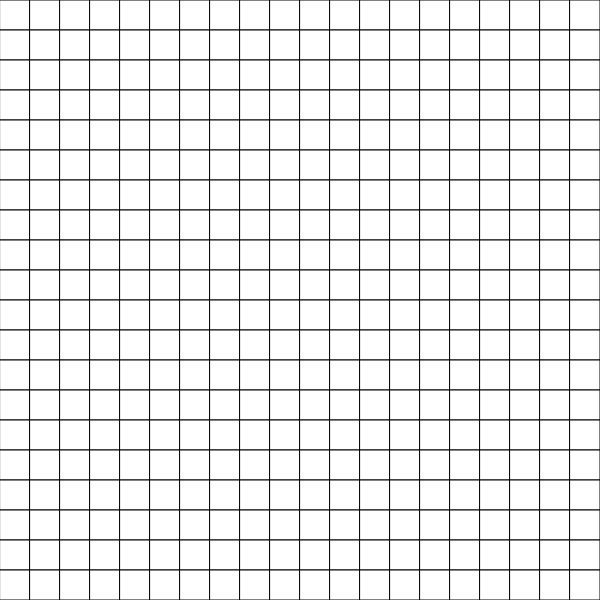
Frame 1 (no input)
Frame 60 (no input): identical to frame 1, image omitted
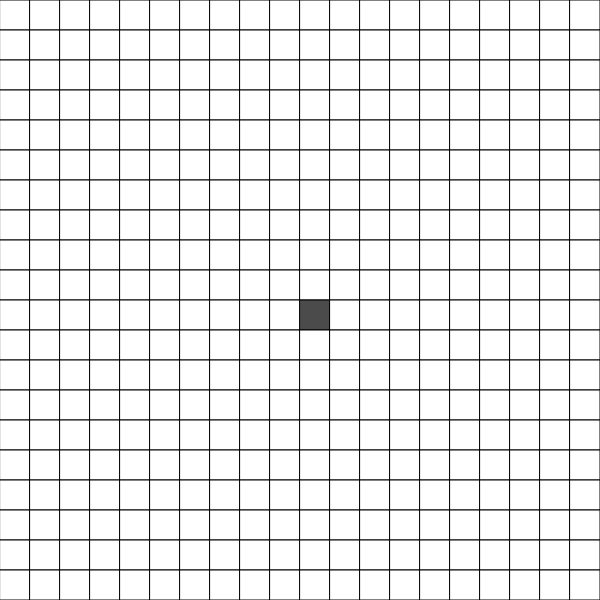
Frame 120 (the mouse pressed at the canvas centre since frame 60)

The p5.js sketch that drew these frames (run headless with seeded random() and noise() and a simulated clock; from frame 60 on, the mouse is pressed at the canvas centre):

// p5.js sketch
// ── sketch.js
let rows;
let cols;
let grid = [];
let cellSize = 30;
let solveButton;
let resetButton;

function setup() {
  createCanvas(600, 600);
  rows = floor(height / cellSize);
  cols = floor(width / cellSize);
  for (let i = 0; i < rows; i++) {
    for (let j = 0; j < cols; j++) {
      grid.splice(index(i, j), 0, new Cell(i, j));
    }
  }
  solveButton = createButton("draw path");
  solveButton.position(20, height + 40);
  solveButton.mousePressed(solveMaze);

  resetButton = createButton("clear grid");
  resetButton.position(120, height + 40);
  resetButton.mousePressed(reset);
}

function draw() {
  background(51);
  for (let cell of grid) {
    cell.show();
  }
  //xxxxxxxxxxxxxxGENERATE MAZExxxxxxxxxxxxxxxxxxxxxx//
  let x = floor(map(mouseX, 0, width, 0, cols));
  let y = floor(map(mouseY, 0, height, 0, rows));
  if (x >= 0 && y >= 0 && x < cols && y < rows) {
    if (mouseIsPressed && mouseButton == LEFT) {
      grid[index(x, y)].isWall = true;
    }
    if (mouseIsPressed && mouseButton == RIGHT) {
      grid[index(x, y)].isWall = false;
    }
    if (keyIsPressed && keyCode == UP_ARROW) {
      grid[index(x, y)].isStart = true;
    }
    if (keyIsPressed && keyCode == DOWN_ARROW) {
      grid[index(x, y)].isEnd = true;
    }
  }
  //xxxxxxxxxxxxxxGENERATE MAZExxxxxxxxxxxxxxxxxxxxxx//
}

function index(i, j) {
  if (i < 0 || j < 0 || i >= rows || j >= cols) {
    return -1;
  }
  return i * cols + j;
}

function reset() {
  for (let cell of grid) {
    cell.reset();
  }
}

// ── cell.js
class Cell {
  constructor(x, y) {
    this.x = x;
    this.y = y;
    this.isWall = false;
    this.isEnd = false;
    this.isStart = false;
    this.discovered = false;
    this.clr = [255, 255, 255];
  }

  reset() {
    this.isWall = false;
    this.isEnd = false;
    this.isStart = false;
    this.discovered = false;
    this.clr = [255, 255, 255];
  }

  show() {
    if (this.isStart) {
      this.clr = [0, 255, 0];
    }
    if (this.isEnd) {
      this.clr = [255, 0, 0];
    }
    if (this.isWall) {
      this.clr = [75, 75, 75, 100];
    }
    if (this.discovered) {
      this.clr = [255, 0, 255];
    }
    fill(this.clr[0], this.clr[1], this.clr[2]);
    rect(this.x * cellSize, this.y * cellSize, cellSize, cellSize);
  }
}

// ── solveMaze.js
function solveMaze() {
  let startx;
  let starty;
  for (cell of grid) {
    if (cell.isStart) {
      startx = cell.x;
      starty = cell.y;
    }
  }
  findPath(startx, starty);
}

function findPath(x, y) {
  //check if cell is inside the maze
  if (x < 0 || y < 0 || x >= rows || y >= cols) {
    return false;
  }
  //check if cell is a wall
  if (grid[index(x, y)].isWall) {
    return false;
  }
  //check if it is the goal
  if (grid[index(x, y)].isEnd) {
    return true;
  }
  //check if already marked
  //   if (inPath([x, y])) {
  //     return false;
  //   }
  if (grid[index(x, y)].discovered) {
    return false;
  }
  //mark the cell
  //   solution_path.push([x, y]);
  grid[index(x, y)].discovered = true;
  //try going north x-1,y
  if (findPath(x - 1, y)) {
    return true;
  }
  //try going east x, y+1
  if (findPath(x, y + 1)) {
    return true;
  }
  //try going west x, y-1
  if (findPath(x, y - 1)) {
    return true;
  }
  //try going south x+1,y
  if (findPath(x + 1, y)) {
    return true;
  }
  //unmark the cell
  //   solution_path.pop();
  grid[index(x, y)].discovered = false;
  return false;
}
